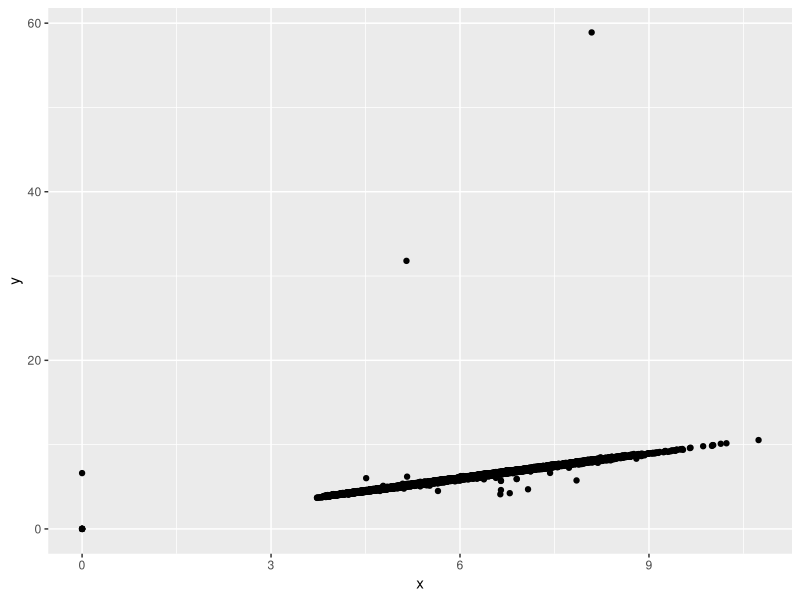
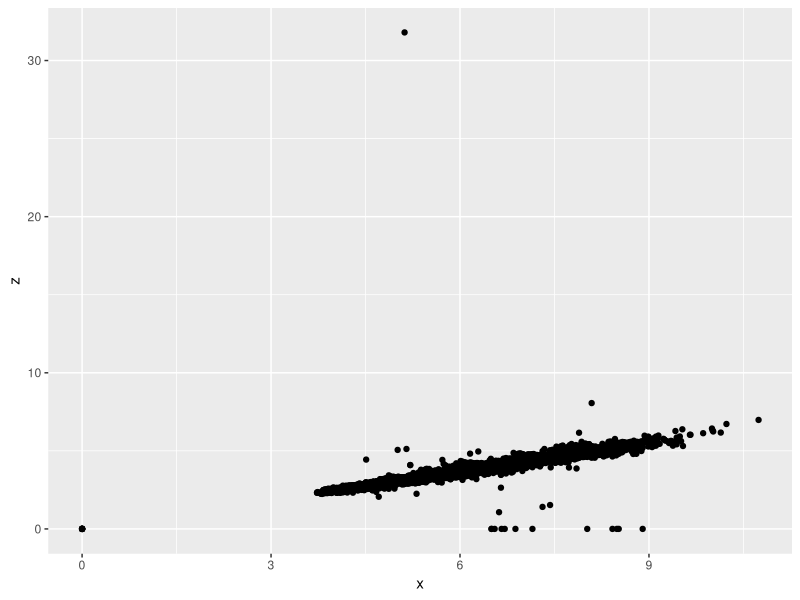
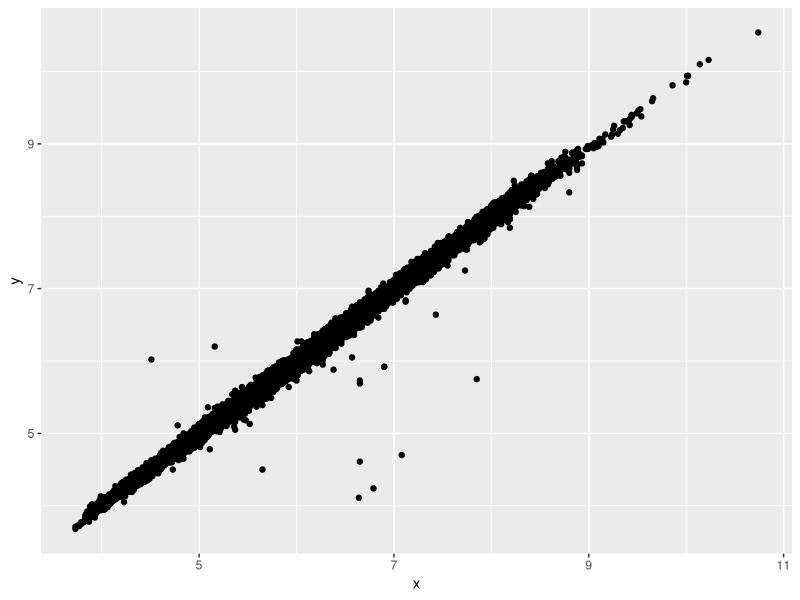
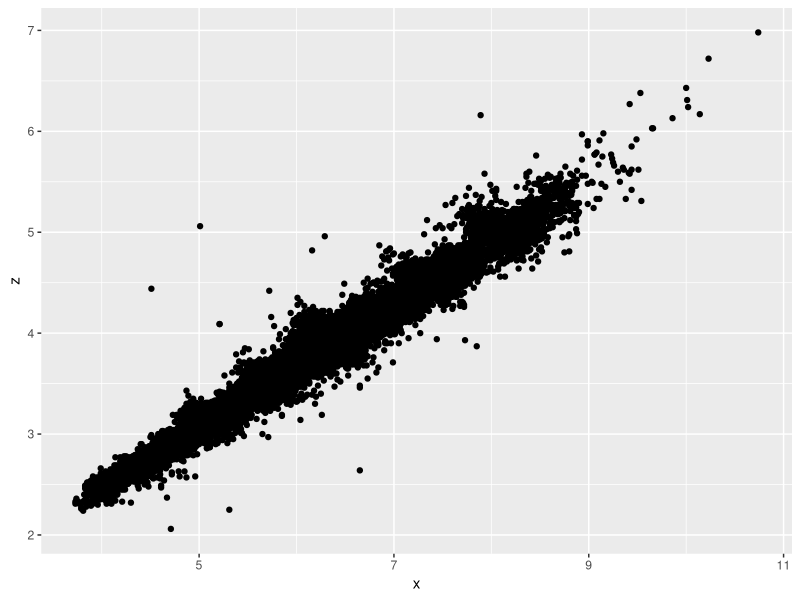

The R script that drew these images, in order:
## ---- chunk 1
library(tidyverse)
number_cut <- diamonds %>%
  group_by(cut) %>% #group the data
  summarise(count = n()) #count of diamonds in each “cut” 
(number_cut) #print the data frame
## ---- chunk 2
dplyr::sample_frac(diamonds, 0.01, replace = TRUE) #create a data set that contains 1% of the rows
## ---- chunk 3
clarity_size <- diamonds %>%
  group_by(clarity) %>%
  
 slice_max(order_by = carat, n=100, with_ties = FALSE)%>% #select the 100 largest diamonds in each clarity category
  summarise(average.clarify = mean(carat, na.rm = TRUE)) #calculate the average size
## ---- chunk 4
ggplot(data = diamonds) + 
  geom_point(mapping = aes(x = x, y = y))
ggplot(data = diamonds) + 
  geom_point(mapping = aes(x = x, y = z))
## ---- chunk 5
correct_size <- diamonds %>%
  filter (x > 3, y < 20, z > 2 & z < 10) #remove bad points
ggplot(data = correct_size) + 
  geom_point(mapping = aes(x = x, y = y))
ggplot(data = correct_size) + 
  geom_point(mapping = aes(x = x, y = z))

